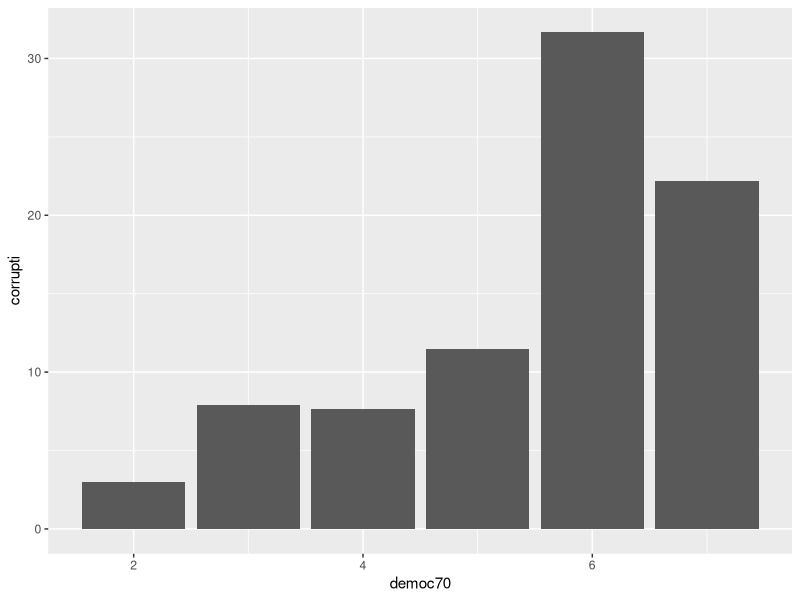

Generate this figure with R:
## ---- chunk 1
library(tidyverse)
violence<- read_csv(file="violence.csv")
ate_corruption <- violence |>
  filter(africa == 1) |>
  summarize(africa, corrupti, sftgname, agovdem80, assass80, code, deathsPC80, democ70, deathsPC70, na.rm=TRUE) |>
 mutate(Corruption=  if_else( corrupti <= 5, 
           "more_corrupt", "less_corrupt"),
        Democracy= if_else(democ70 >= 5, "Democratic", "Authoritarian"))
ate_corruption

corrupt_graph <- ate_corruption |>
ggplot(mapping = aes(x = democ70 , y = corrupti)) +
geom_col()

corrupt_graph

death_table<-ate_corruption|>
  group_by(Democracy)|>
  summarise(Mean_death= mean(deathsPC70, na.rm=TRUE))|>
  pivot_wider(names_from = Democracy,
values_from = Mean_death) |>
  mutate(ATE= `Authoritarian` - `Democratic`) 

death_table |>
  select(-"NA")

knitr::kable(death_table, 
             col.names = c("Democratic Death Rate", "Authoritarian Death Rate", "NA", "ATE"),
             digits = 3) 
